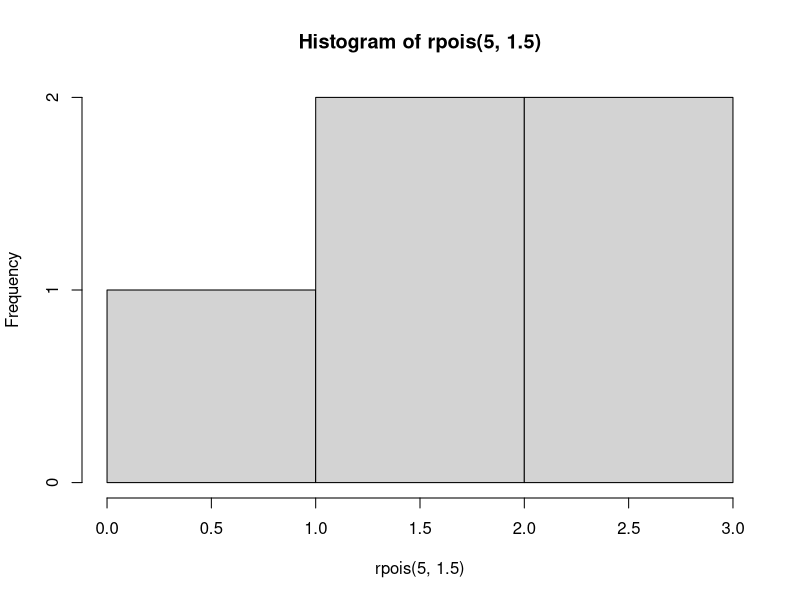

Generate this figure with R:
## ---- chunk 1
knitr::opts_chunk$set(fig.path = "", comment = "")
## ---- chunk 2
3 + 6
## ---- chunk 3
hist(rpois(5, 1.5))
## ---- chunk 4
knitr::kable(data.frame(x = rnorm(3), y = rnorm(3)))
